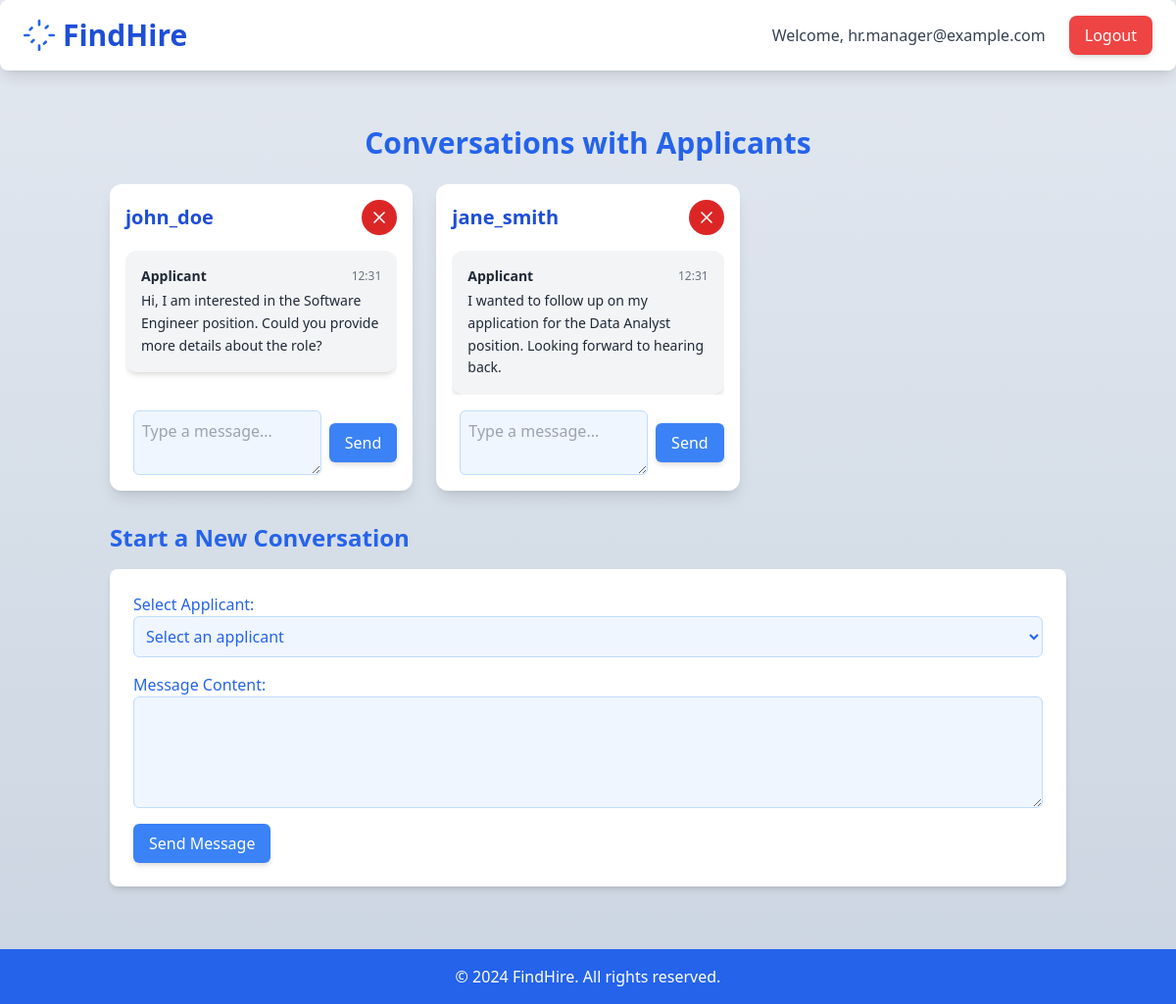
Screenshot of /messages_for_hr.php (signed in) with the database file from the repository.
### tables this page shows
CREATE TABLE Users (
    UserID INT PRIMARY KEY AUTO_INCREMENT,
    Username VARCHAR(50) NOT NULL UNIQUE,
    PasswordHash VARCHAR(255) NOT NULL, 
    Email VARCHAR(100) NOT NULL UNIQUE,
    RoleID INT NOT NULL,
    FOREIGN KEY (RoleID) REFERENCES Roles(RoleID)
);

CREATE TABLE Messages (
    MessageID INT PRIMARY KEY AUTO_INCREMENT,
    SenderID INT NOT NULL, 
    ReceiverID INT NOT NULL, 
    Content TEXT NOT NULL, 
    SentAt DATETIME DEFAULT CURRENT_TIMESTAMP,
    FOREIGN KEY (SenderID) REFERENCES Users(UserID),
    FOREIGN KEY (ReceiverID) REFERENCES Users(UserID)
);

### Models/Message.php (called while the page is built, shortened)
<?php
class Message extends Database {
    public function getConversationBetweenUserAndApplicant($userId, $applicantId) {
        try {
            $dbh = $this->connect();
            $stmt = $dbh->prepare("SELECT * FROM messages WHERE
                (SenderID = :userId AND ReceiverID = :applicantId) OR
                (SenderID = :applicantId AND ReceiverID = :userId)
                ORDER BY SentAt ASC");
            $stmt->execute([
                ':userId' => $userId,
                ':applicantId' => $applicantId
            ]);
            return $stmt->fetchAll(PDO::FETCH_ASSOC);
        } catch (PDOException $e) {
            error_log("Error fetching conversation: " . $e->getMessage());
            return [];
        }
    }
}
?>

### Models/User.php (called while the page is built, shortened)
<?php
class User extends Database {
    public function getApplicants() {
        try {
            $dbh = $this->connect();
            $stmt = $dbh->prepare("SELECT * FROM Users WHERE RoleID = 1");
            $stmt->execute();
            return $stmt->fetchAll(PDO::FETCH_ASSOC);
        } catch (PDOException $e) {
            error_log("Error fetching applicants: " . $e->getMessage());
            return [];
        }
    }
}

### messages_for_hr.php (the view, shortened to what this page needs)
<?php
require_once('./Models/Message.php');
require_once('./Models/User.php');
$messageModel = new Message();
$userModel = new User();
$applicants = $userModel->getApplicants();
$conversations = [];
foreach ($applicants as $applicant) {
    $conversation = $messageModel->getConversationBetweenUserAndApplicant($_SESSION['user_id'], $applicant['UserID']);
    if (count($conversation) > 0) {
        $conversations[$applicant['UserID']] = $conversation;
    }
}
?>
<!DOCTYPE html>
<html lang="en">
<head>
    <script src="https://cdn.tailwindcss.com"></script>
</head>
<body class="flex flex-col min-h-screen">
    <header class="bg-white shadow-lg rounded-lg fixed top-0 left-0 right-0 z-50">
        <div class="max-w-screen-xl mx-auto px-6 py-4 flex justify-between items-center">
            <a href="index.php" class="flex items-center space-x-2">
                <span class="text-3xl font-extrabold text-blue-700">FindHire</span>
            </a>
            <div class="flex items-center space-x-6">
                <span class="text-gray-700">Welcome, <?= htmlspecialchars($_SESSION['email']) ?></span>
                <form action="logout.php" method="POST" class="inline-block">
                    <button type="submit" class="bg-red-500 hover:bg-red-600 text-white px-4 py-2 rounded-lg shadow-md">Logout</button>
                </form>
            </div>
        </div>
    </header>
    <main class="flex-grow container mx-auto px-6 py-8 mt-24">
        <h1 class="text-3xl font-bold text-blue-600 mb-6 flex justify-center">
            Conversations with Applicants
        </h1>
    <div class="grid grid-cols-1 sm:grid-cols-2 lg:grid-cols-3 gap-6">
        <?php if (count($conversations) > 0): ?>
            <?php foreach ($conversations as $applicantId => $conversation): ?>
                <div class="message-list p-4 bg-white rounded-xl shadow-lg hover:shadow-xl transition-all duration-300 flex flex-col max-h-[500px]">
                    <div class="message-header flex justify-between items-center mb-4">
                        <h4 class="text-xl font-semibold text-blue-700 hover:text-blue-600"><?= htmlspecialchars($applicants[array_search($applicantId, array_column($applicants, 'UserID'))]['Username']) ?></h4>
                        <form method="POST" class="inline-block">
                            <button type="submit" name="delete_messages" class="bg-red-600 hover:bg-red-700 text-white p-2 rounded-full transition duration-200">
                                <svg xmlns="http://www.w3.org/2000/svg" class="h-5 w-5" fill="none" stroke="currentColor" viewBox="0 0 24 24" stroke-width="2">
                                    <path stroke-linecap="round" stroke-linejoin="round" d="M6 18L18 6M6 6l12 12"/>
                                </svg>
                            </button>
                        </form>
                    </div>
                    <div class="messages space-y-4 flex-grow max-h-[300px] overflow-y-auto mb-4">
                        <?php foreach ($conversation as $message): ?>
                            <div class="flex items-start <?= $message['SenderID'] == $_SESSION['user_id'] ? 'justify-end' : 'justify-start' ?>">
                                <div class="max-w-xs <?= $message['SenderID'] == $_SESSION['user_id'] ? 'bg-blue-600 text-white' : 'bg-gray-100 text-gray-800' ?> p-4 rounded-xl shadow-md flex flex-col">
                                    <div class="flex justify-between items-center">
                                        <div class="font-semibold text-sm"><?= $message['SenderID'] == $_SESSION['user_id'] ? 'You' : 'Applicant' ?></div>
                                        <span class="timestamp text-xs text-gray-500"><?= date('H:i', strtotime($message['SentAt'])) ?></span>
                                    </div>
                                    <div class="mt-1 text-sm leading-relaxed"><?= nl2br(htmlspecialchars($message['Content'])) ?></div>
                                </div>
                            </div>
                        <?php endforeach; ?>
                    </div>
                    <form method="POST" class="flex items-center space-x-2 mt-auto">
                        <textarea name="content" rows="2" class="w-full bg-blue-50 border border-blue-200 text-blue-600 rounded-md p-2" placeholder="Type a message..." required></textarea>
                        <button type="submit" name="send_message" class="bg-blue-500 hover:bg-blue-600 text-white px-4 py-2 rounded-md shadow-md">Send</button>
                    </form>
                </div>
            <?php endforeach; ?>
        <?php else: ?>
            <p class="text-center text-gray-500">No conversations yet. Start a message with an applicant!</p>
        <?php endif; ?>
    </div>
        <div class="form-section mt-8">
            <h3 class="text-2xl font-semibold text-blue-600 mb-4">Start a New Conversation</h3>
            <form method="POST" class="bg-white p-6 rounded-lg shadow-md">
                <label for="receiver_id" class="text-blue-600 font-medium">Select Applicant:</label>
                <select name="receiver_id" id="receiver_id" class="block w-full bg-blue-50 border border-blue-200 text-blue-600 rounded-md p-2 mb-4" required>
                    <option value="" disabled selected>Select an applicant</option>
                </select>
                <label for="content" class="text-blue-600 font-medium">Message Content:</label>
                <textarea name="content" id="content" rows="4" class="block w-full bg-blue-50 border border-blue-200 text-blue-600 rounded-md p-2 mb-4" required></textarea>
                <button type="submit" name="send_message" class="bg-blue-500 hover:bg-blue-600 text-white px-4 py-2 rounded-md shadow-md">Send Message</button>
            </form>
        </div>
    </main>
    <footer class="bg-blue-600 text-white py-4 mt-8">
        <div class="text-center">
            <p>&copy; <?= date('Y') ?> FindHire. All rights reserved.</p>
        </div>
    </footer>
</body>
</html>

### messages_for_hr.php (style rules this page uses)
body { background: linear-gradient(to bottom, #e2e8f0, #cbd5e1); }
.timestamp { color: #000; }

### rows the page displays
users: Username "john_doe"
messages: shows "Applicant", SentAt "12:31", Content "Hi, I am interested in the Software Engineer position. Could you provide more details about the role?"
users: Username "jane_smith"
messages: shows "Applicant", SentAt "12:31", Content "I wanted to follow up on my application for the Data Analyst position. Looking forward to hearing back."

### other values shown
$_SESSION['email'] "hr.manager@example.com"
